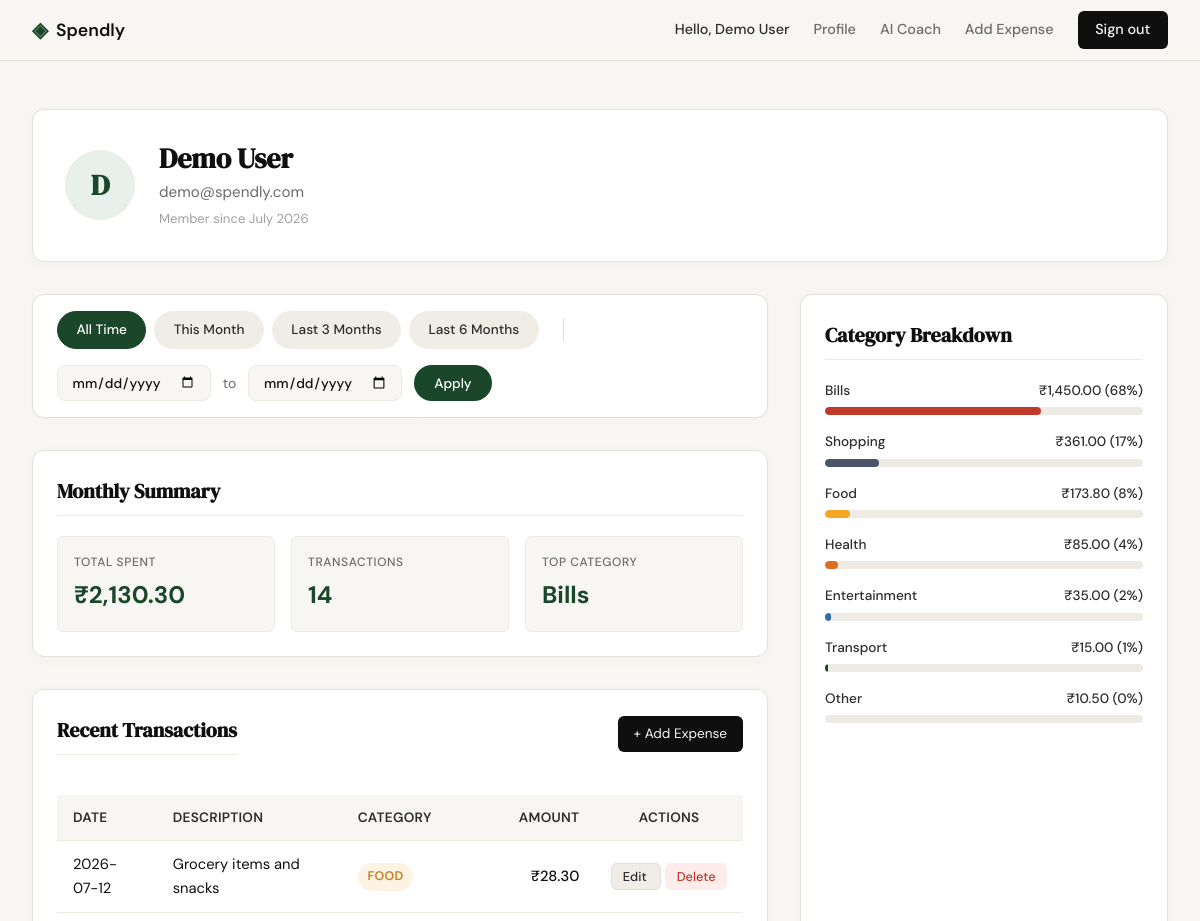
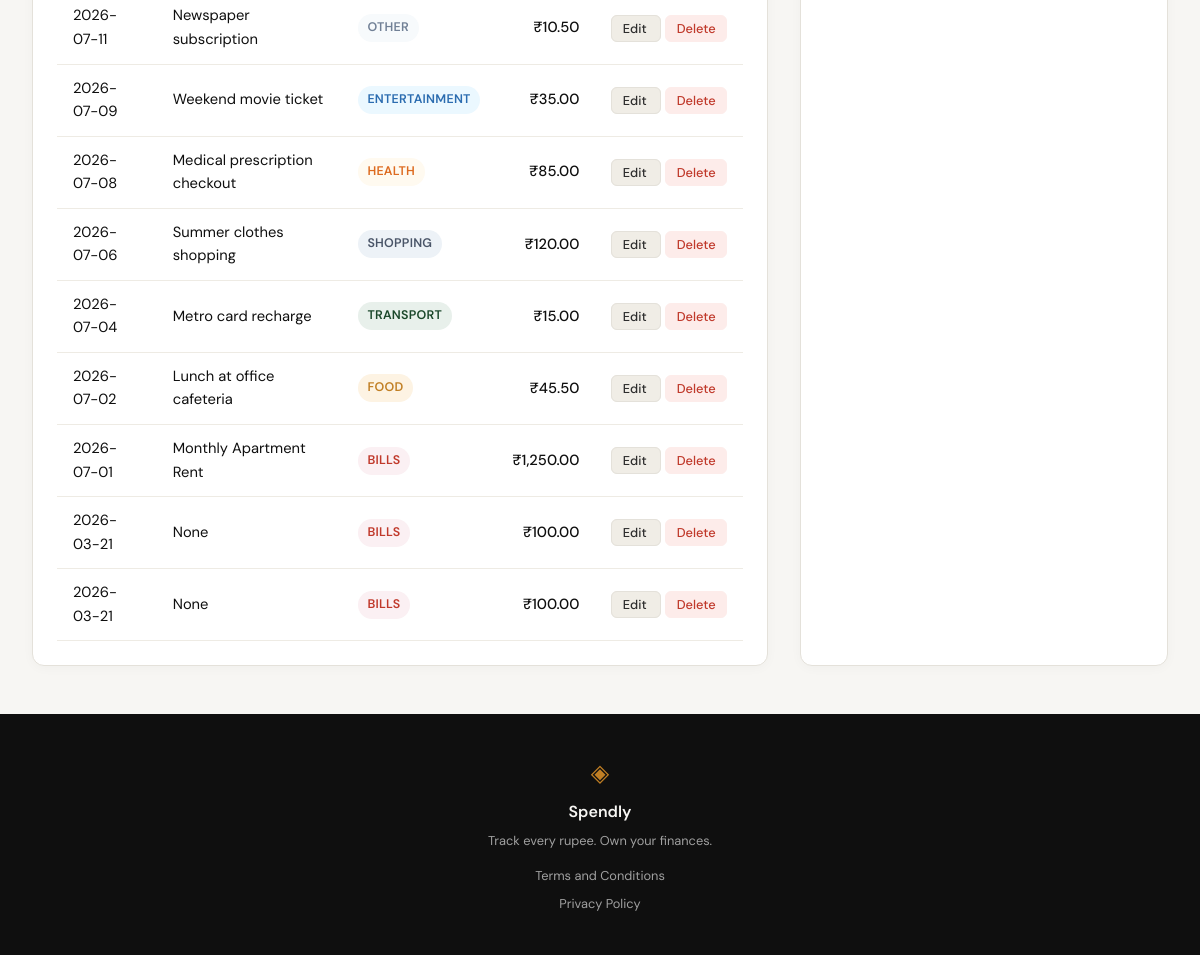
Screenshot of /profile (signed in) with the database file from the repository (2 pictures, top to bottom).
### tables this page shows
CREATE TABLE users (
                id INTEGER PRIMARY KEY AUTOINCREMENT,
                name TEXT NOT NULL,
                email TEXT UNIQUE NOT NULL,
                password_hash TEXT NOT NULL,
                created_at TEXT DEFAULT (datetime('now'))
            , insights_dirty INTEGER DEFAULT 1);

CREATE TABLE expenses (
                id INTEGER PRIMARY KEY AUTOINCREMENT,
                user_id INTEGER NOT NULL,
                amount REAL NOT NULL,
                category TEXT NOT NULL,
                date TEXT NOT NULL,
                description TEXT,
                created_at TEXT DEFAULT (datetime('now')),
                FOREIGN KEY (user_id) REFERENCES users (id) ON DELETE CASCADE
            );

### app.py (the view, shortened to what this page needs)
@app.route("/profile")
def profile():
    user_id = session.get("user_id")
    if not user_id:
        return redirect(url_for("login"))
    db_user = get_user_by_id(user_id)
    if not db_user:
        session.clear()
        return redirect(url_for("login"))
    user_info = {
        "name": db_user["name"],
        "email": db_user["email"],
        "joined": db_user["member_since"]
    }
    raw_date_from = request.args.get("date_from", "").strip()
    raw_date_to = request.args.get("date_to", "").strip()
    date_from = None
    date_to = None
    today = datetime.now()
    _, last_day = calendar.monthrange(today.year, today.month)
    this_month_start = today.replace(day=1).strftime("%Y-%m-%d")
    this_month_end = today.replace(day=last_day).strftime("%Y-%m-%d")
    last_3_start = (today - timedelta(days=90)).strftime("%Y-%m-%d")
    last_3_end = today.strftime("%Y-%m-%d")
    last_6_start = (today - timedelta(days=180)).strftime("%Y-%m-%d")
    last_6_end = today.strftime("%Y-%m-%d")
    if not date_from or not date_to:
        active_preset = "all-time"
    elif date_from == this_month_start and date_to == this_month_end:
        active_preset = "this-month"
    elif date_from == last_3_start and date_to == last_3_end:
        active_preset = "last-3-months"
    elif date_from == last_6_start and date_to == last_6_end:
        active_preset = "last-6-months"
    else:
        active_preset = "custom"
    raw_stats = get_summary_stats(user_id, date_from, date_to)
    stats = {
        "total_spent": f"₹{raw_stats['total_spent']:,.2f}",
        "transaction_count": raw_stats["transaction_count"],
        "top_category": raw_stats["top_category"]
    }
    raw_transactions = get_recent_transactions(user_id, limit=10, date_from=date_from, date_to=date_to)
    transactions = [
        {
            "id": tx["id"],
            "date": tx["date"],
            "description": tx["description"],
            "category": tx["category"],
            "amount": f"₹{tx['amount']:,.2f}"
        }
        for tx in raw_transactions
    ]
    raw_breakdown = get_category_breakdown(user_id, date_from, date_to)
    category_breakdown = [
        {
            "category": item["name"],
            "amount": f"₹{item['amount']:,.2f}",
            "percentage": item["pct"]
        }
        for item in raw_breakdown
    ]
    presets = {
        "this_month": {"start": this_month_start, "end": this_month_end},
        "last_3": {"start": last_3_start, "end": last_3_end},
        "last_6": {"start": last_6_start, "end": last_6_end}
    }
    return render_template(
        "profile.html",
        user_info=user_info,
        stats=stats,
        transactions=transactions,
        category_breakdown=category_breakdown,
        presets=presets,
        active_preset=active_preset,
        date_from=date_from,
        date_to=date_to
    )

### app.py (called while the page is built)
@app.before_request
def load_logged_in_user():
    user_id = session.get("user_id")
    if user_id is None:
        g.user = None
    else:
        conn = get_db()
        g.user = conn.execute("SELECT * FROM users WHERE id = ?;", (user_id,)).fetchone()

### database/db.py (called while the page is built)
def get_db():
    if has_app_context():
        if 'db' not in g:
            g.db = sqlite3.connect(DATABASE_PATH)
            g.db.row_factory = sqlite3.Row
            g.db.execute("PRAGMA foreign_keys = ON;")
        return g.db
    else:
        conn = sqlite3.connect(DATABASE_PATH)
        conn.row_factory = sqlite3.Row
        conn.execute("PRAGMA foreign_keys = ON;")
        return conn

### database/queries.py (called while the page is built)
def _close_conn(conn):
    try:
        conn.close()
    finally:
        flask = sys.modules.get('flask')
        if flask and flask.has_app_context():
            g = getattr(flask, 'g', None)
            if g is not None:
                try:
                    g.pop('db', None)
                except Exception:
                    try:
                        if getattr(g, 'db', None) == conn:
                            delattr(g, 'db')
                    except Exception:
                        pass

def get_user_by_id(user_id):
    conn = get_db()
    try:
        row = conn.execute(
            "SELECT name, email, created_at FROM users WHERE id = ?;",
            (user_id,)
        ).fetchone()
        if not row:
            return None
        created_str = row["created_at"]
        member_since = "Unknown"
        if created_str:
            date_part = created_str.split()[0].split('T')[0]
            try:
                dt = datetime.strptime(date_part, "%Y-%m-%d")
                member_since = dt.strftime("%B %Y")
            except Exception:
                member_since = created_str
        return {
            "name": row["name"],
            "email": row["email"],
            "member_since": member_since
        }
    finally:
        _close_conn(conn)

### templates/profile.html (shortened to what this page needs)
{% extends "base.html" %}
{% block head %}
<link rel="stylesheet" href="{{ url_for('static', filename='css/profile.css') }}">
{% endblock %}
{% block content %}
<div class="profile-section">
    <div class="profile-user-card">
        <div class="profile-avatar">
            {{ user_info.name[0] | upper }}
        </div>
        <div class="profile-details">
            <h2 class="profile-name">{{ user_info.name }}</h2>
            <p class="profile-email">{{ user_info.email }}</p>
            <p class="profile-joined">Member since {{ user_info.joined }}</p>
        </div>
    </div>
    <div class="profile-dashboard-grid">
        <div style="display: flex; flex-direction: column; gap: 2rem;">
            <div class="filter-bar-card">
                <div class="presets-group">
                    <a href="{{ url_for('profile') }}"
                       class="preset-link {% if active_preset == 'all-time' %}active{% endif %}">
                        All Time
                    </a>
                    <a href="{{ url_for('profile', date_from=presets.this_month.start, date_to=presets.this_month.end) }}"
                       class="preset-link {% if active_preset == 'this-month' %}active{% endif %}">
                        This Month
                    </a>
                    <a href="{{ url_for('profile', date_from=presets.last_3.start, date_to=presets.last_3.end) }}"
                       class="preset-link {% if active_preset == 'last-3-months' %}active{% endif %}">
                        Last 3 Months
                    </a>
                    <a href="{{ url_for('profile', date_from=presets.last_6.start, date_to=presets.last_6.end) }}"
                       class="preset-link {% if active_preset == 'last-6-months' %}active{% endif %}">
                        Last 6 Months
                    </a>
                </div>
                <form action="{{ url_for('profile') }}" method="GET" class="custom-filter-form">
                    <div class="custom-inputs">
                        <input type="date" id="date_from" name="date_from" value="{{ date_from or '' }}" aria-label="Start date">
                        <span class="range-separator-text">to</span>
                        <input type="date" id="date_to" name="date_to" value="{{ date_to or '' }}" aria-label="End date">
                        <button type="submit" class="btn-filter-apply">Apply</button>
                    </div>
                </form>
            </div>
            <div class="widget-card">
                <h3 class="widget-title">Monthly Summary</h3>
                <div class="stats-grid">
                    <div class="stat-item">
                        <span class="stat-label">Total Spent</span>
                        <span class="stat-value">{{ stats.total_spent }}</span>
                    </div>
                    <div class="stat-item">
                        <span class="stat-label">Transactions</span>
                        <span class="stat-value">{{ stats.transaction_count }}</span>
                    </div>
                    <div class="stat-item">
                        <span class="stat-label">Top Category</span>
                        <span class="stat-value">{{ stats.top_category }}</span>
                    </div>
                </div>
            </div>
            <div class="widget-card">
                <div class="widget-header" style="display: flex; justify-content: space-between; align-items: center; margin-bottom: 1.25rem;">
                    <h3 class="widget-title" style="margin: 0;">Recent Transactions</h3>
                    <a href="{{ url_for('add_expense') }}" class="nav-cta" style="font-size: 0.85rem; padding: 0.45rem 1rem; text-decoration: none; border-radius: var(--radius-sm); border: none;">
                        + Add Expense
                    </a>
                </div>
                <div class="expense-table-wrapper">
                    <table class="expense-table">
                        <thead>
                            <tr>
                                <th>Date</th>
                                <th>Description</th>
                                <th>Category</th>
                                <th style="text-align: right;">Amount</th>
                                <th style="text-align: center; width: 80px;">Actions</th>
                            </tr>
                        </thead>
                        <tbody>
                            {% for tx in transactions %}
                            <tr>
                                <td>{{ tx.date }}</td>
                                <td>{{ tx.description }}</td>
                                <td>
                                    <span class="category-badge category-{{ tx.category | lower }}">
                                        {{ tx.category }}
                                    </span>
                                </td>
                                <td style="text-align: right; font-weight: 500; color: var(--ink);">
                                    {{ tx.amount }}
                                </td>
                                <td style="text-align: center; white-space: nowrap;">
                                    <a href="{{ url_for('edit_expense', id=tx.id) }}" class="preset-link" style="font-size: 0.8rem; padding: 0.25rem 0.65rem; border-radius: var(--radius-sm); border: 1px solid var(--border); transition: all 0.2s ease;">
                                        Edit
                                    </a>
                                    <form method="POST" action="{{ url_for('delete_expense_route', id=tx.id) }}" style="display:inline;" onsubmit="return confirm('Delete this expense?')">
                                        <button type="submit" class="btn-delete">
                                            Delete
                                        </button>
                                    </form>
                                </td>
                            </tr>
                            {% endfor %}
                        </tbody>
                    </table>
                </div>
            </div>
        </div>
        <div class="widget-card">
            <h3 class="widget-title">Category Breakdown</h3>
            <div class="category-breakdown-list">
                {% for item in category_breakdown %}
                <div class="category-breakdown-row">
                    <div class="category-breakdown-meta">
                        <span>{{ item.category }}</span>
                        <span>{{ item.amount }} ({{ item.percentage }}%)</span>
                    </div>
                    <div class="category-progress-track">
                        <div class="category-progress-bar category-{{ item.category | lower }}"
                             style="width: {{ item.percentage }}%;"
                             role="progressbar"
                             aria-valuenow="{{ item.percentage }}"
                             aria-valuemin="0"
                             aria-valuemax="100">
                        </div>
                    </div>
                </div>
                {% endfor %}
            </div>
        </div>
    </div>
</div>
{% endblock %}

### templates/base.html (shortened to what this page needs)
<!DOCTYPE html>
<html lang="en">
<head>
    <link rel="stylesheet" href="{{ url_for('static', filename='css/style.css') }}">
    {% block head %}{% endblock %}
</head>
<body>
    <nav class="navbar">
        <div class="nav-inner">
            <a href="{{ url_for('landing') }}" class="nav-brand">
                <span class="brand-icon">◈</span>
                <span class="brand-name">Spendly</span>
            </a>
            <div class="nav-links">
                {% if g.user %}
                    <span class="nav-user" style="color: var(--ink-soft); font-weight: 500;">Hello, {{ g.user.name }}</span>
                    <a href="{{ url_for('profile') }}">Profile</a>
                    <a href="{{ url_for('ai_coach.dashboard') }}">AI Coach</a>
                    <a href="{{ url_for('add_expense') }}">Add Expense</a>
                    <a href="{{ url_for('logout') }}" class="nav-cta">Sign out</a>
                {% else %}
                    <a href="{{ url_for('login') }}">Sign in</a>
                    <a href="{{ url_for('register') }}" class="nav-cta">Get started</a>
                {% endif %}
            </div>
        </div>
    </nav>
    <main class="main-content">
        {% block content %}{% endblock %}
    </main>
    <footer class="footer">
        <div class="footer-inner">
            <span class="brand-icon">◈</span>
            <span class="footer-name">Spendly</span>
            <p class="footer-copy">Track every rupee. Own your finances.</p>
            <nav class="footer-links">
                <a href="/terms" class="footer-link">Terms and Conditions</a>
                <a href="/privacy" class="footer-link">Privacy Policy</a>
            </nav>
        </div>
    </footer>
</body>
</html>

### static/css/profile.css (style rules this page uses)
.filter-bar-card { background: var(--paper-card); border: 1px solid var(--border); border-radius: var(--radius-md); padding: 1rem 1.5rem; display: flex; flex-wrap: wrap; align-items: center; gap: 1rem; box-shadow: 0 1px 3px rgba(0,0,0,0.03); }
.presets-group { display: flex; flex-wrap: wrap; align-items: center; gap: 0.5rem; }
.preset-link { font-size: 0.85rem; font-weight: 500; padding: 0.45rem 1.15rem; border-radius: 9999px; background: var(--paper-warm); color: var(--ink-soft); border: 1px solid transparent; transition: all 0.25s cubic-bezier(0.4, 0, 0.2, 1); cursor: pointer; }
.preset-link.active { background: var(--accent); color: var(--paper-card); border-color: var(--accent); }
.custom-filter-form { display: flex; align-items: center; }
.custom-inputs { display: flex; align-items: center; gap: 0.75rem; }
.range-separator-text { font-size: 0.875rem; color: var(--ink-muted); font-weight: 400; }
.custom-inputs input[type="date"] { font-family: var(--font-body); font-size: 0.85rem; font-weight: 500; padding: 0.45rem 0.85rem; border: 1px solid var(--border-soft); border-radius: 8px; color: var(--ink); background: var(--paper); outline: none; transition: all 0.2s ease; height: 36px; }
.btn-filter-apply { font-family: var(--font-body); font-size: 0.85rem; font-weight: 500; height: 36px; padding: 0.45rem 1.25rem; background: var(--accent); color: var(--paper-card); border: none; border-radius: 9999px; cursor: pointer; transition: opacity 0.2s ease, transform 0.1s ease; }
.btn-delete { font-family: var(--font-body); font-size: 0.8rem; font-weight: 500; padding: 0.25rem 0.65rem; border-radius: var(--radius-sm); border: 1px solid var(--danger-light); background: var(--danger-light); color: var(--danger); cursor: pointer; transition: all 0.2s ease; margin-left: 0.25rem; display: inline-block; }

### rows the page displays
users: user.name "Demo User", name "D", name "Demo User", email "demo@spendly.com"
expenses: date "2026-07-12", description "Grocery items and snacks", category "FOOD", amount "₹28.30"
expenses: date "2026-07-11", description "Newspaper subscription", category "OTHER", amount "₹10.50"
expenses: date "2026-07-09", description "Weekend movie ticket", category "ENTERTAINMENT", amount "₹35.00"
expenses: date "2026-07-08", description "Medical prescription checkout", category "HEALTH", amount "₹85.00"
expenses: date "2026-07-06", description "Summer clothes shopping", category "SHOPPING", amount "₹120.00"
expenses: date "2026-07-04", description "Metro card recharge", category "TRANSPORT", amount "₹15.00", category "Transport", percentage "1"
expenses: date "2026-07-02", description "Lunch at office cafeteria", category "FOOD", amount "₹45.50"
expenses: date "2026-07-01", description "Monthly Apartment Rent", category "BILLS", amount "₹1,250.00"
expenses: date "2026-03-21", description "None", category "BILLS", amount "₹100.00"
expenses: date "2026-03-21", description "None", category "BILLS", amount "₹100.00"

### other values shown
{{ user_info.joined }} "July 2026"
{{ stats.total_spent }} "₹2,130.30"
{{ stats.transaction_count }} "14"
{{ stats.top_category }} "Bills"
{{ item.category }} "Bills" "Shopping" "Food" "Health" "Entertainment" "Other"
{{ item.amount }} "₹1,450.00" "₹361.00" "₹173.80" "₹85.00" "₹35.00" "₹10.50"
{{ item.percentage }} "68" "17" "8" "4" "2" "0"
